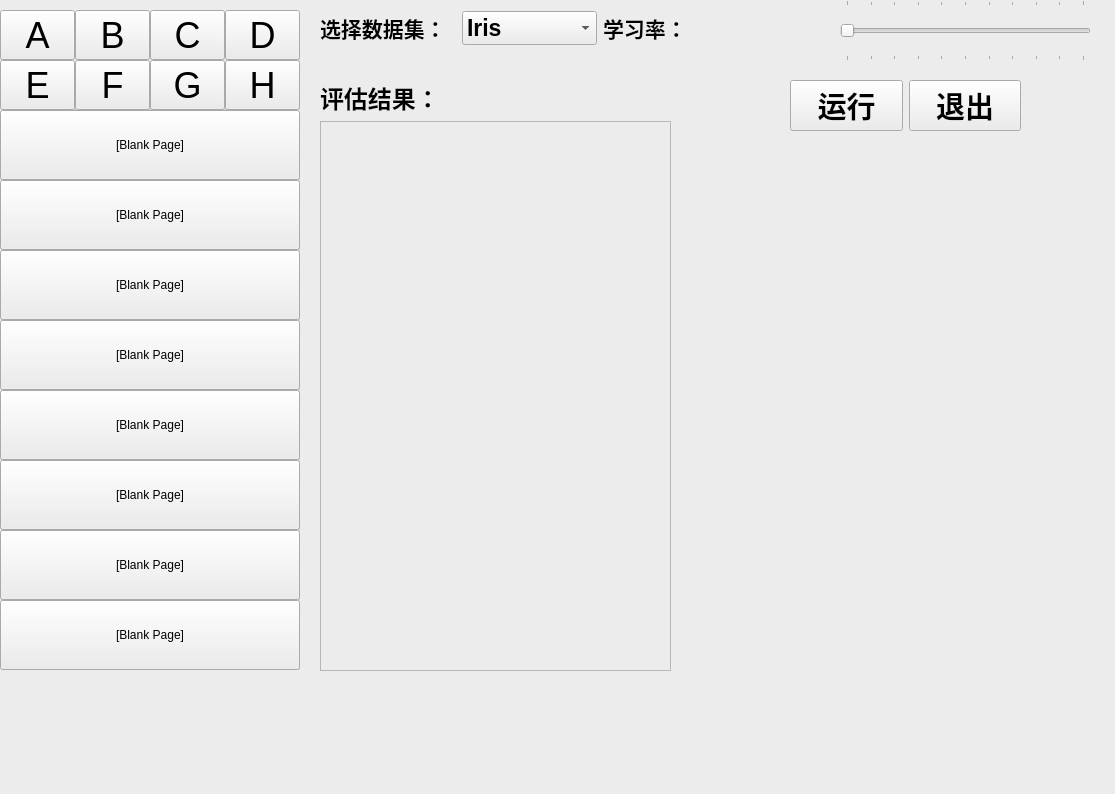
<?xml version="1.0" encoding="UTF-8"?>
<ui version="4.0">
 <class>MainWindow</class>
 <widget class="QMainWindow" name="MainWindow">
  <property name="geometry">
   <rect>
    <x>0</x>
    <y>0</y>
    <width>1115</width>
    <height>794</height>
   </rect>
  </property>
  <property name="maximumSize">
   <size>
    <width>1115</width>
    <height>796</height>
   </size>
  </property>
  <property name="windowTitle">
   <string>逻辑回归</string>
  </property>
  <property name="styleSheet">
   <string notr="true">background-color: rgb(236, 236, 236);</string>
  </property>
  <widget class="QWidget" name="centralwidget">
   <widget class="QLabel" name="lbl_lr">
    <property name="geometry">
     <rect>
      <x>740</x>
      <y>10</y>
      <width>71</width>
      <height>41</height>
     </rect>
    </property>
    <property name="text">
     <string/>
    </property>
   </widget>
   <widget class="QLabel" name="lbl_img">
    <property name="geometry">
     <rect>
      <x>680</x>
      <y>170</y>
      <width>421</width>
      <height>501</height>
     </rect>
    </property>
    <property name="styleSheet">
     <string notr="true">border-color: rgb(211, 211, 211);</string>
    </property>
    <property name="text">
     <string/>
    </property>
    <property name="scaledContents">
     <bool>true</bool>
    </property>
   </widget>
   <widget class="QSlider" name="horizontalSlider">
    <property name="geometry">
     <rect>
      <x>840</x>
      <y>0</y>
      <width>251</width>
      <height>61</height>
     </rect>
    </property>
    <property name="maximum">
     <number>20</number>
    </property>
    <property name="orientation">
     <enum>Qt::Horizontal</enum>
    </property>
    <property name="tickPosition">
     <enum>QSlider::TicksBothSides</enum>
    </property>
    <property name="tickInterval">
     <number>2</number>
    </property>
   </widget>
   <widget class="QGroupBox" name="group_9_to_16">
    <property name="geometry">
     <rect>
      <x>0</x>
      <y>110</y>
      <width>300</width>
      <height>560</height>
     </rect>
    </property>
    <widget class="QPushButton" name="pushButton_16">
     <property name="geometry">
      <rect>
       <x>0</x>
       <y>490</y>
       <width>300</width>
       <height>70</height>
      </rect>
     </property>
     <property name="maximumSize">
      <size>
       <width>400</width>
       <height>100</height>
      </size>
     </property>
     <property name="font">
      <font>
       <family>Arial</family>
       <pointsize>9</pointsize>
      </font>
     </property>
     <property name="mouseTracking">
      <bool>false</bool>
     </property>
     <property name="styleSheet">
      <string notr="true">border-color: rgb(198, 198, 198);</string>
     </property>
     <property name="inputMethodHints">
      <set>Qt::ImhNone</set>
     </property>
     <property name="text">
      <string>[Blank Page]</string>
     </property>
     <property name="iconSize">
      <size>
       <width>20</width>
       <height>20</height>
      </size>
     </property>
     <property name="autoExclusive">
      <bool>false</bool>
     </property>
     <property name="autoRepeatDelay">
      <number>300</number>
     </property>
    </widget>
    <widget class="QPushButton" name="pushButton_15">
     <property name="geometry">
      <rect>
       <x>0</x>
       <y>420</y>
       <width>300</width>
       <height>70</height>
      </rect>
     </property>
     <property name="maximumSize">
      <size>
       <width>400</width>
       <height>100</height>
      </size>
     </property>
     <property name="font">
      <font>
       <family>Arial</family>
       <pointsize>9</pointsize>
      </font>
     </property>
     <property name="mouseTracking">
      <bool>false</bool>
     </property>
     <property name="styleSheet">
      <string notr="true">border-color: rgb(198, 198, 198);</string>
     </property>
     <property name="inputMethodHints">
      <set>Qt::ImhNone</set>
     </property>
     <property name="text">
      <string>[Blank Page]</string>
     </property>
     <property name="iconSize">
      <size>
       <width>20</width>
       <height>20</height>
      </size>
     </property>
     <property name="autoExclusive">
      <bool>false</bool>
     </property>
     <property name="autoRepeatDelay">
      <number>300</number>
     </property>
    </widget>
    <widget class="QPushButton" name="pushButton_14">
     <property name="geometry">
      <rect>
       <x>0</x>
       <y>350</y>
       <width>300</width>
       <height>70</height>
      </rect>
     </property>
     <property name="maximumSize">
      <size>
       <width>400</width>
       <height>100</height>
      </size>
     </property>
     <property name="font">
      <font>
       <family>Arial</family>
       <pointsize>9</pointsize>
      </font>
     </property>
     <property name="mouseTracking">
      <bool>false</bool>
     </property>
     <property name="styleSheet">
      <string notr="true">border-color: rgb(198, 198, 198);</string>
     </property>
     <property name="inputMethodHints">
      <set>Qt::ImhNone</set>
     </property>
     <property name="text">
      <string>[Blank Page]</string>
     </property>
     <property name="iconSize">
      <size>
       <width>20</width>
       <height>20</height>
      </size>
     </property>
     <property name="autoExclusive">
      <bool>false</bool>
     </property>
     <property name="autoRepeatDelay">
      <number>300</number>
     </property>
    </widget>
    <widget class="QPushButton" name="pushButton_11">
     <property name="geometry">
      <rect>
       <x>0</x>
       <y>140</y>
       <width>300</width>
       <height>70</height>
      </rect>
     </property>
     <property name="maximumSize">
      <size>
       <width>400</width>
       <height>100</height>
      </size>
     </property>
     <property name="font">
      <font>
       <family>Arial</family>
       <pointsize>9</pointsize>
      </font>
     </property>
     <property name="mouseTracking">
      <bool>false</bool>
     </property>
     <property name="styleSheet">
      <string notr="true">border-color: rgb(198, 198, 198);</string>
     </property>
     <property name="inputMethodHints">
      <set>Qt::ImhNone</set>
     </property>
     <property name="text">
      <string>[Blank Page]</string>
     </property>
     <property name="iconSize">
      <size>
       <width>20</width>
       <height>20</height>
      </size>
     </property>
     <property name="autoExclusive">
      <bool>false</bool>
     </property>
     <property name="autoRepeatDelay">
      <number>300</number>
     </property>
    </widget>
    <widget class="QPushButton" name="pushButton_13">
     <property name="geometry">
      <rect>
       <x>0</x>
       <y>280</y>
       <width>300</width>
       <height>70</height>
      </rect>
     </property>
     <property name="maximumSize">
      <size>
       <width>400</width>
       <height>100</height>
      </size>
     </property>
     <property name="font">
      <font>
       <family>Arial</family>
       <pointsize>9</pointsize>
      </font>
     </property>
     <property name="mouseTracking">
      <bool>false</bool>
     </property>
     <property name="styleSheet">
      <string notr="true">border-color: rgb(198, 198, 198);</string>
     </property>
     <property name="inputMethodHints">
      <set>Qt::ImhNone</set>
     </property>
     <property name="text">
      <string>[Blank Page]</string>
     </property>
     <property name="iconSize">
      <size>
       <width>20</width>
       <height>20</height>
      </size>
     </property>
     <property name="autoExclusive">
      <bool>false</bool>
     </property>
     <property name="autoRepeatDelay">
      <number>300</number>
     </property>
    </widget>
    <widget class="QPushButton" name="pushButton_10">
     <property name="geometry">
      <rect>
       <x>0</x>
       <y>70</y>
       <width>300</width>
       <height>70</height>
      </rect>
     </property>
     <property name="maximumSize">
      <size>
       <width>400</width>
       <height>100</height>
      </size>
     </property>
     <property name="font">
      <font>
       <family>Arial</family>
       <pointsize>9</pointsize>
      </font>
     </property>
     <property name="mouseTracking">
      <bool>false</bool>
     </property>
     <property name="styleSheet">
      <string notr="true">border-color: rgb(198, 198, 198);</string>
     </property>
     <property name="inputMethodHints">
      <set>Qt::ImhNone</set>
     </property>
     <property name="text">
      <string>[Blank Page]</string>
     </property>
     <property name="iconSize">
      <size>
       <width>20</width>
       <height>20</height>
      </size>
     </property>
     <property name="autoExclusive">
      <bool>false</bool>
     </property>
     <property name="autoRepeatDelay">
      <number>300</number>
     </property>
    </widget>
    <widget class="QPushButton" name="pushButton_9">
     <property name="geometry">
      <rect>
       <x>0</x>
       <y>0</y>
       <width>300</width>
       <height>70</height>
      </rect>
     </property>
     <property name="maximumSize">
      <size>
       <width>400</width>
       <height>100</height>
      </size>
     </property>
     <property name="font">
      <font>
       <family>Arial</family>
       <pointsize>9</pointsize>
      </font>
     </property>
     <property name="mouseTracking">
      <bool>false</bool>
     </property>
     <property name="styleSheet">
      <string notr="true">border-color: rgb(198, 198, 198);</string>
     </property>
     <property name="inputMethodHints">
      <set>Qt::ImhNone</set>
     </property>
     <property name="text">
      <string>[Blank Page]</string>
     </property>
     <property name="iconSize">
      <size>
       <width>20</width>
       <height>20</height>
      </size>
     </property>
     <property name="autoExclusive">
      <bool>false</bool>
     </property>
     <property name="autoRepeatDelay">
      <number>300</number>
     </property>
    </widget>
    <widget class="QPushButton" name="pushButton_12">
     <property name="geometry">
      <rect>
       <x>0</x>
       <y>210</y>
       <width>300</width>
       <height>70</height>
      </rect>
     </property>
     <property name="maximumSize">
      <size>
       <width>400</width>
       <height>100</height>
      </size>
     </property>
     <property name="font">
      <font>
       <family>Arial</family>
       <pointsize>9</pointsize>
      </font>
     </property>
     <property name="mouseTracking">
      <bool>false</bool>
     </property>
     <property name="styleSheet">
      <string notr="true">border-color: rgb(198, 198, 198);</string>
     </property>
     <property name="inputMethodHints">
      <set>Qt::ImhNone</set>
     </property>
     <property name="text">
      <string>[Blank Page]</string>
     </property>
     <property name="iconSize">
      <size>
       <width>20</width>
       <height>20</height>
      </size>
     </property>
     <property name="autoExclusive">
      <bool>false</bool>
     </property>
     <property name="autoRepeatDelay">
      <number>300</number>
     </property>
    </widget>
   </widget>
   <widget class="QWidget" name="layoutWidget">
    <property name="geometry">
     <rect>
      <x>320</x>
      <y>80</y>
      <width>351</width>
      <height>591</height>
     </rect>
    </property>
    <layout class="QVBoxLayout" name="verticalLayout">
     <item>
      <widget class="QLabel" name="label_4">
       <property name="styleSheet">
        <string notr="true">border-bottom-color: rgb(211, 211, 211);</string>
       </property>
       <property name="text">
        <string>&lt;html&gt;&lt;head/&gt;&lt;body&gt;&lt;p&gt;&lt;span style=&quot; font-size:18pt; font-weight:600;&quot;&gt;评估结果：&lt;/span&gt;&lt;/p&gt;&lt;/body&gt;&lt;/html&gt;</string>
       </property>
      </widget>
     </item>
     <item>
      <widget class="QTextBrowser" name="textBrowser">
       <property name="styleSheet">
        <string notr="true">border-color: rgb(211, 211, 211);</string>
       </property>
      </widget>
     </item>
    </layout>
   </widget>
   <widget class="QWidget" name="layoutWidget">
    <property name="geometry">
     <rect>
      <x>320</x>
      <y>10</y>
      <width>419</width>
      <height>36</height>
     </rect>
    </property>
    <layout class="QHBoxLayout" name="horizontalLayout">
     <item>
      <widget class="QLabel" name="label_2">
       <property name="text">
        <string>&lt;html&gt;&lt;head/&gt;&lt;body&gt;&lt;p&gt;&lt;span style=&quot; font-size:16pt; font-weight:600;&quot;&gt;选择数据集：&lt;/span&gt;&lt;/p&gt;&lt;/body&gt;&lt;/html&gt;</string>
       </property>
      </widget>
     </item>
     <item>
      <widget class="QComboBox" name="sel_dataset_2">
       <property name="font">
        <font>
         <pointsize>17</pointsize>
         <weight>75</weight>
         <bold>true</bold>
         <kerning>true</kerning>
        </font>
       </property>
       <item>
        <property name="text">
         <string>Iris</string>
        </property>
       </item>
       <item>
        <property name="text">
         <string>Digits</string>
        </property>
       </item>
      </widget>
     </item>
     <item>
      <widget class="QLabel" name="label_3">
       <property name="text">
        <string>&lt;html&gt;&lt;head/&gt;&lt;body&gt;&lt;p&gt;&lt;span style=&quot; font-size:16pt; font-weight:600;&quot;&gt;学习率：&lt;/span&gt;&lt;/p&gt;&lt;/body&gt;&lt;/html&gt;</string>
       </property>
      </widget>
     </item>
    </layout>
   </widget>
   <widget class="QWidget" name="layoutWidget">
    <property name="geometry">
     <rect>
      <x>790</x>
      <y>70</y>
      <width>231</width>
      <height>71</height>
     </rect>
    </property>
    <layout class="QHBoxLayout" name="horizontalLayout_2">
     <item>
      <widget class="QPushButton" name="btn_train">
       <property name="font">
        <font>
         <pointsize>22</pointsize>
         <weight>75</weight>
         <bold>true</bold>
        </font>
       </property>
       <property name="text">
        <string>运行</string>
       </property>
      </widget>
     </item>
     <item>
      <widget class="QPushButton" name="btn_exit">
       <property name="font">
        <font>
         <pointsize>22</pointsize>
         <weight>75</weight>
         <bold>true</bold>
        </font>
       </property>
       <property name="text">
        <string>退出</string>
       </property>
      </widget>
     </item>
    </layout>
   </widget>
   <widget class="QGroupBox" name="group_A_to_H">
    <property name="geometry">
     <rect>
      <x>0</x>
      <y>10</y>
      <width>300</width>
      <height>100</height>
     </rect>
    </property>
    <property name="sizePolicy">
     <sizepolicy hsizetype="Preferred" vsizetype="Preferred">
      <horstretch>0</horstretch>
      <verstretch>0</verstretch>
     </sizepolicy>
    </property>
    <property name="styleSheet">
     <string notr="true">selection-background-color: rgb(255, 255, 0);</string>
    </property>
    <widget class="QPushButton" name="pushButton_A">
     <property name="geometry">
      <rect>
       <x>0</x>
       <y>0</y>
       <width>75</width>
       <height>50</height>
      </rect>
     </property>
     <property name="maximumSize">
      <size>
       <width>16777215</width>
       <height>16777215</height>
      </size>
     </property>
     <property name="font">
      <font>
       <pointsize>27</pointsize>
      </font>
     </property>
     <property name="text">
      <string>A</string>
     </property>
     <property name="checkable">
      <bool>false</bool>
     </property>
     <property name="autoRepeat">
      <bool>false</bool>
     </property>
     <property name="autoExclusive">
      <bool>false</bool>
     </property>
     <property name="autoDefault">
      <bool>false</bool>
     </property>
    </widget>
    <widget class="QPushButton" name="pushButton_B">
     <property name="geometry">
      <rect>
       <x>75</x>
       <y>0</y>
       <width>75</width>
       <height>50</height>
      </rect>
     </property>
     <property name="font">
      <font>
       <pointsize>27</pointsize>
      </font>
     </property>
     <property name="text">
      <string>B</string>
     </property>
     <property name="checkable">
      <bool>false</bool>
     </property>
     <property name="autoRepeat">
      <bool>false</bool>
     </property>
     <property name="autoExclusive">
      <bool>false</bool>
     </property>
     <property name="autoDefault">
      <bool>false</bool>
     </property>
    </widget>
    <widget class="QPushButton" name="pushButton_C">
     <property name="geometry">
      <rect>
       <x>150</x>
       <y>0</y>
       <width>75</width>
       <height>50</height>
      </rect>
     </property>
     <property name="font">
      <font>
       <pointsize>27</pointsize>
      </font>
     </property>
     <property name="text">
      <string>C</string>
     </property>
     <property name="checkable">
      <bool>false</bool>
     </property>
     <property name="autoRepeat">
      <bool>false</bool>
     </property>
     <property name="autoExclusive">
      <bool>false</bool>
     </property>
     <property name="autoDefault">
      <bool>false</bool>
     </property>
    </widget>
    <widget class="QPushButton" name="pushButton_D">
     <property name="geometry">
      <rect>
       <x>225</x>
       <y>0</y>
       <width>75</width>
       <height>50</height>
      </rect>
     </property>
     <property name="font">
      <font>
       <pointsize>27</pointsize>
      </font>
     </property>
     <property name="styleSheet">
      <string notr="true">selection-color: rgb(255, 255, 0);
selection-background-color: rgb(255, 255, 0);</string>
     </property>
     <property name="text">
      <string>D</string>
     </property>
     <property name="checkable">
      <bool>false</bool>
     </property>
     <property name="autoRepeat">
      <bool>false</bool>
     </property>
     <property name="autoExclusive">
      <bool>false</bool>
     </property>
     <property name="autoDefault">
      <bool>false</bool>
     </property>
    </widget>
    <widget class="QPushButton" name="pushButton_E">
     <property name="geometry">
      <rect>
       <x>0</x>
       <y>50</y>
       <width>75</width>
       <height>50</height>
      </rect>
     </property>
     <property name="font">
      <font>
       <pointsize>27</pointsize>
      </font>
     </property>
     <property name="text">
      <string>E</string>
     </property>
     <property name="checkable">
      <bool>false</bool>
     </property>
     <property name="autoRepeat">
      <bool>false</bool>
     </property>
     <property name="autoExclusive">
      <bool>false</bool>
     </property>
     <property name="autoDefault">
      <bool>false</bool>
     </property>
    </widget>
    <widget class="QPushButton" name="pushButton_F">
     <property name="geometry">
      <rect>
       <x>75</x>
       <y>50</y>
       <width>75</width>
       <height>50</height>
      </rect>
     </property>
     <property name="font">
      <font>
       <pointsize>27</pointsize>
      </font>
     </property>
     <property name="text">
      <string>F</string>
     </property>
     <property name="checkable">
      <bool>false</bool>
     </property>
     <property name="autoRepeat">
      <bool>false</bool>
     </property>
     <property name="autoExclusive">
      <bool>false</bool>
     </property>
     <property name="autoDefault">
      <bool>false</bool>
     </property>
    </widget>
    <widget class="QPushButton" name="pushButton_G">
     <property name="geometry">
      <rect>
       <x>150</x>
       <y>50</y>
       <width>75</width>
       <height>50</height>
      </rect>
     </property>
     <property name="font">
      <font>
       <pointsize>27</pointsize>
      </font>
     </property>
     <property name="text">
      <string>G</string>
     </property>
     <property name="checkable">
      <bool>false</bool>
     </property>
     <property name="autoRepeat">
      <bool>false</bool>
     </property>
     <property name="autoExclusive">
      <bool>false</bool>
     </property>
     <property name="autoDefault">
      <bool>false</bool>
     </property>
    </widget>
    <widget class="QPushButton" name="pushButton_H">
     <property name="geometry">
      <rect>
       <x>225</x>
       <y>50</y>
       <width>75</width>
       <height>50</height>
      </rect>
     </property>
     <property name="font">
      <font>
       <pointsize>27</pointsize>
      </font>
     </property>
     <property name="text">
      <string>H</string>
     </property>
     <property name="checkable">
      <bool>false</bool>
     </property>
     <property name="autoRepeat">
      <bool>false</bool>
     </property>
     <property name="autoExclusive">
      <bool>false</bool>
     </property>
     <property name="autoDefault">
      <bool>false</bool>
     </property>
    </widget>
   </widget>
  </widget>
  <widget class="QMenuBar" name="menubar">
   <property name="geometry">
    <rect>
     <x>0</x>
     <y>0</y>
     <width>1115</width>
     <height>26</height>
    </rect>
   </property>
  </widget>
  <widget class="QStatusBar" name="statusbar"/>
 </widget>
 <resources/>
 <connections/>
</ui>
